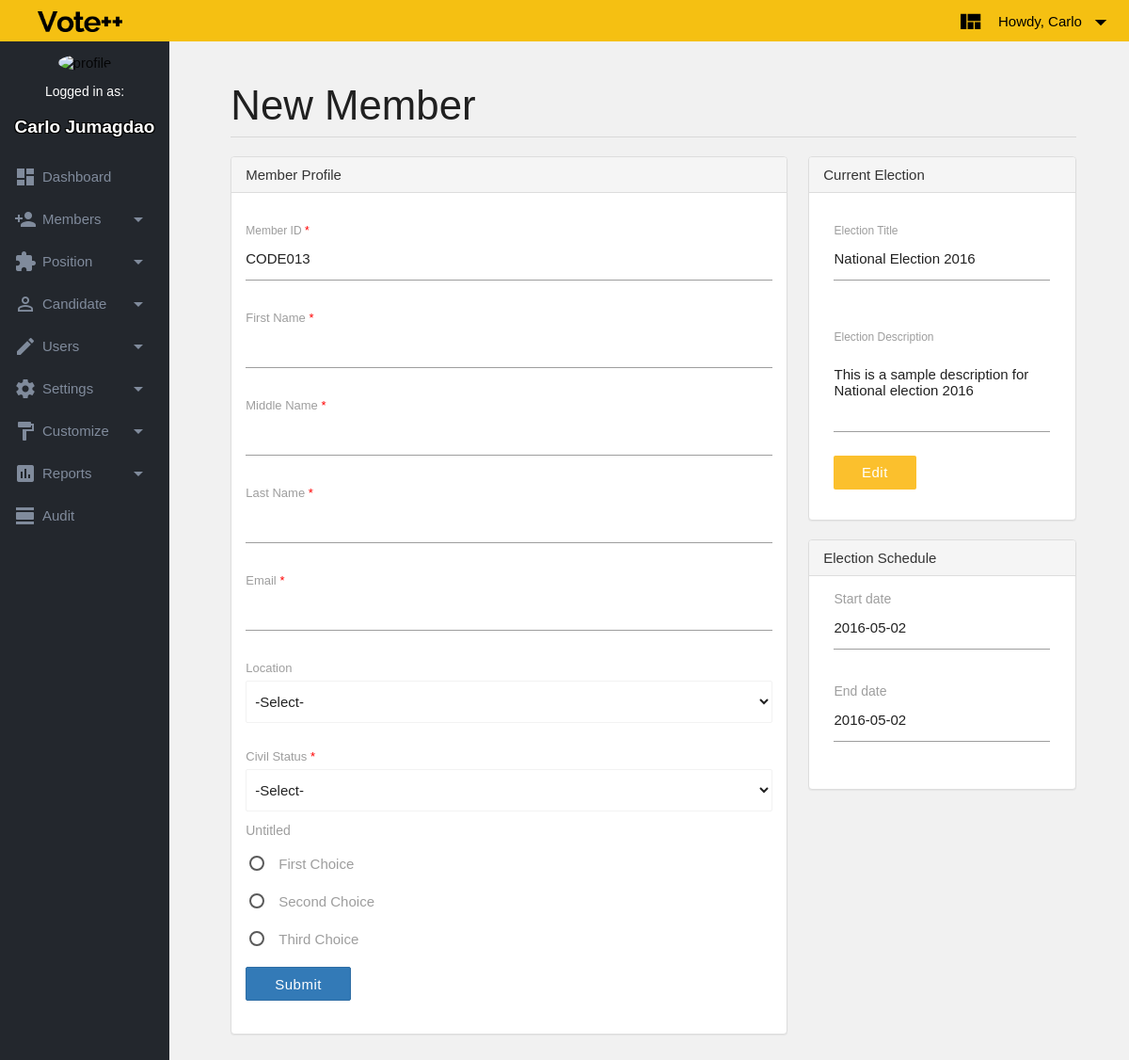
Screenshot of /pages/addmember.php (signed in) with the database file from the repository.
### tables this page shows
CREATE TABLE `tblMember` (
  `strMemberId` varchar(45) NOT NULL,
  `strMemFname` varchar(45) NOT NULL,
  `strMemMname` varchar(45) DEFAULT NULL,
  `strMemLname` varchar(45) NOT NULL,
  `strMemEmail` varchar(45) NOT NULL,
  `intMemSecId` int(11) NOT NULL DEFAULT '0',
  `strMemSecAnswer` varchar(80) DEFAULT NULL,
  `strMemPasscode` char(8) DEFAULT NULL,
  `datMemVoted` date DEFAULT NULL,
  `blDelete` tinyint(1) NOT NULL DEFAULT '0',
  PRIMARY KEY (`strMemberId`),
  UNIQUE KEY `strMemPasscode_UNIQUE` (`strMemPasscode`),
  KEY `fkMemSec_idx` (`intMemSecId`)
);

CREATE TABLE `tblElection` (
  `intElectionId` int(11) NOT NULL AUTO_INCREMENT,
  `strElecTitle` varchar(80) NOT NULL,
  `strElecDesc` varchar(100) DEFAULT NULL,
  `blElecStatus` tinyint(1) NOT NULL DEFAULT '1',
  PRIMARY KEY (`intElectionId`)
);

CREATE TABLE `tblSchedule` (
  `intSchedId` int(11) NOT NULL AUTO_INCREMENT,
  `datSchedStart` date NOT NULL,
  `datSchedEnd` date NOT NULL,
  PRIMARY KEY (`intSchedId`)
);

### pages/smartcounter.php (called while the page is built, shortened)
<?php
function smartcounter($strLatestCode){
	$chNumValue = str_split($strLatestCode);
	$intStrLength = strlen($strLatestCode);
	$blnProof = 0;
	try {
		for($intCounter = $intStrLength-1; $intCounter > -1; $intCounter--){
			if(is_numeric($chNumValue[$intCounter]) && $chNumValue[$intCounter] != '9'){
				$chNumValue[$intCounter]++;
				$blnProof = 1;
				break;
			} elseif (is_numeric($chNumValue[$intCounter])) {
				$chNumValue[$intCounter] = '0';
			} elseif (!(is_numeric($chNumValue[$intCounter])) && $blnProof == 1) {
				break;
		}
	}
	$strNewCode = implode("", $chNumValue);
	} catch (Exception $e) {
		echo "ERROR:". $e.getMessage();
	}
	return $strNewCode;
}
?>

### pages/addmember.tmpl.php (the view, shortened to what this page needs)
<!DOCTYPE html>
<html lang="en">
<head>
</head>
<body>
<div id="content">
	<div id="page-wrapper">
		<div class="container-fluid">
			<div class="row">
				<div class="col s12">
					<h3 class="page-header">
						New Member
					</h3>
				</div>
				<div class="col s8">
					<div class="panel panel-default">
						<div class="panel-heading" >
							Member Profile
						</div>
						<div class="panel-body">
							<div class="row">
								<div>
								<?php $loader->render_form($strCode); ?>
							</div>
						</div>
					</div>
				</div>
				<div class="col s4">
					<div class="panel panel-default">
						<div class="panel-heading">
							Current Election
						</div>
						<div class="panel-body">
							<div class="row">
						        <div class="input-field col s12">
						        	<label for="elec-title">Election Title</label>
						        	<input value="<?=$strElecTitle?>" id="elec-title" type="text" class="validate" name = "elec-title" />
						        </div>
					      	</div>
					      	<div class="row">
								<div class="row">
									<div class="input-field col s12">
										<label for="elec-desc">Election Description</label>
										<textarea name = "elec-desc" id="elec-desc" class="materialize-textarea"><?=$strElecDesc?></textarea>
										<a href="election.php" style="margin-bottom: -10%"class="waves-effect waves-light btn yellow darken-2">Edit</a>
									</div>
								</div>
							</div>
						</div>
					</div>
				</div>
				<div class="col s4">
					<div class="panel panel-default">
						<div class="panel-heading">
							Election Schedule
						</div>
						<div class="panel-body">
							<div class="row">
						        <div class="col s12">
						        	<label for="start-date">Start date</label>
						        	<input id="start-date" type="text" value="<?=$strElecStart?>">
						        </div>
						    </div>
						    <div class="row">
						        <div class="col s12">
						        	<label for="end-date">End date</label>
						        	<input id="end-date" type="text" value="<?=$strElecStart?>">
						        </div>
						    </div>
						</div>
					</div>
				</div>
			</div>
		</div>
	</div>
</div>
</body>
</html>

### loaders/php/formLoader.php (shortened to what this page needs)
<?php
require '../pages/smartcounter.php';
class formLoader {
	var $form_data;
	var $action;
	public function __construct($form_json, $form_action)
	{
		$this->form_data = json_decode(str_replace('\\', '', $form_json));
		$this->action = $form_action;
	}
	public function render_form($strCode)
	{
		$fields = '';
		foreach ($this->form_data->fields as $field) {
			if($field->type == 'element-single-line-text-default' ) {
				$fields .= $this->element_single_line_text($field,$strCode);
			}
			if($field->type == 'element-multiple-choice') {
				$fields .= $this->element_multiple_choice($field);
			}
			if($field->type == 'element-dropdown') {
				$fields .= $this->element_dropdown($field);
			}
		}
		$form = $this->open_form($fields);
		echo $form;
	}
	private function open_form($fields)
	{
		$html = sprintf('<form action="%s" method="post" accept-charset="utf-8" role="form" novalidate="novalidate" >', $this->action);
		$html .= $fields;
		$html .= '<button type="submit" class="btn btn-primary">Submit</button>';
		$html .= '</div></form>';
		return $html;
	}
	private function encode_element_title($title)
	{
		$str = str_replace(' ', '_', strtolower($title));
		$str = preg_replace("/[^a-zA-Z0-9.-_]/", "", $str);
		$str = htmlentities($str, ENT_QUOTES, 'UTF-8');
		$str = html_entity_decode($str, ENT_QUOTES, 'UTF-8');
		return $str;
	}
	private function make_label($id, $title, $required)
	{
		if( $required ) {
			$html = sprintf('<label for="%s">%s <span style="color: red">*</span></label>', $id, $title);
		} else {
			$html = sprintf('<label for="%s">%s </label>', $id, $title);
		}
		return $html;
	}
	private function element_single_line_text($field,$strCode)
	{
		$id = $this->encode_element_title($field->title);
		$required = ($field->required) ? 'required' : FALSE;
		$html = '<div class="input-field">';
		$html .= $this->make_label($id, $field->title, $required);
	    if($id == "member_id"){
	    	$strIncrementedCode = smartcounter($strCode);
	    	$html .= sprintf('<input type="text" name="%s" id="%s" class="validate %s" value="%s">', $id, $id, $required,$strIncrementedCode);
	    } else {
	    	$html .= sprintf('<input type="text" name="%s" id="%s" class="validate %s">', $id, $id, $required);
	    }
	  	$html .= '</div>';
	  	return $html;
	}
	private function element_multiple_choice($field)
	{
		$id = $this->encode_element_title($field->title);
		$required = ($field->required) ? 'required' : FALSE;
		$html = '<div class="form-group">';
		$html .= $this->make_label($id, $field->title, $required);
		for($i=0; $i < count($field->choices); $i++) {
			$html .= '<p>';
			$html .= sprintf('<input type="radio" name="%s" id="%s_%d" value="%s">', $id, $id, $i, $field->choices[$i]->value);
			$html .= sprintf('<label for= "%s_%d">%s</label>',$id, $i, $field->choices[$i]->value);
			$html .= '</p>';
		}
	  	$html .= '</div>';
	  	return $html;
	}
	private function element_dropdown($field)
	{
		$id = $this->encode_element_title($field->title);
		$required = ($field->required) ? 'required' : FALSE;
		$html = '<div class="input-field">';
		$html .= $this->make_label($id, $field->title, $required);
	    $html .= sprintf('<select  name="%s" id="%s" class="form-control %s">', $id, $id, $required);
	    $html .= "<option selected='true' disabled='disabled'>-Select-</option>";
	    foreach ($field->choices as $choice) {
	    	$html .= sprintf('<option value="%s">%s</option>', $choice->value, $choice->title);
	    }
	  	$html .= '</select></div>';
	  	return $html;
	}
}

### assets/css/style.css (style rules this page uses)
html, body { margin: 0; height: 100%; max-width: 100%; font: 15px Raleway, Arial, Verdana, Helvetica, sans-serif; background-color: #f1f1f1; }
.btn { text-transform: none; }
#page-wrapper { position: inherit; margin: 0 0 0 20px; padding: 0 30px; border-left: 1px solid transparent; }
.container-fluid { padding-right: 15px; padding-left: 15px; margin-right: auto; margin-left: auto; }
.page-header { padding-bottom: 9px; margin: 40px 0 20px; border-bottom: 1px solid #D8D8D8; }
.panel { margin-bottom: 20px; background-color: #fff; border: 1px solid transparent; border-radius: 4px; -webkit-box-shadow: 0 1px 1px rgba(0,0,0,.05); box-shadow: 0 1px 1px rgba(0,0,0,.05); }
.panel-default { border-color: #ddd; }
.panel-heading { padding: 10px 15px; border-bottom: 1px solid transparent; border-top-left-radius: 3px; border-top-right-radius: 3px; }
.panel-default>.panel-heading { color: #333; background-color: #f5f5f5; border-color: #ddd; }
.panel-body { padding: 15px; }
.btn-primary { border: 1px solid #2e6da4; background-color: #337ab7; color:#fff; }
#content { width: 86%; height: auto; float: right; margin-top: 4%; background-color: #f1f1f1; }

### pages/addmember.tmpl.php (style rules this page uses)
select { visibility: visible; display: inline; margin-top: 1%; margin-bottom: 2%; }
.input-field label { position: initial; font-size: 13px; }
label { font-size: 14px; }
.btn { margin-top: 3%; }

### rows the page displays
tblmember: member_id "CODE013"
tblelection: elec-title "National Election 2016", elec-desc "This is a sample description for National election 2016"
tblschedule: datSchedStart "2016-05-02"

### other values shown
$_SESSION['fname'] "Carlo"
$_SESSION['lname'] "Jumagdao"
$title "Member ID"
$title "First Name"
$title "Middle Name"
$title "Last Name"
$title "Email"
$title "Location"
$title "Civil Status"
$title "Untitled"
$field->choices[$i]->value "First Choice"
$field->choices[$i]->value "Second Choice"
$field->choices[$i]->value "Third Choice"
